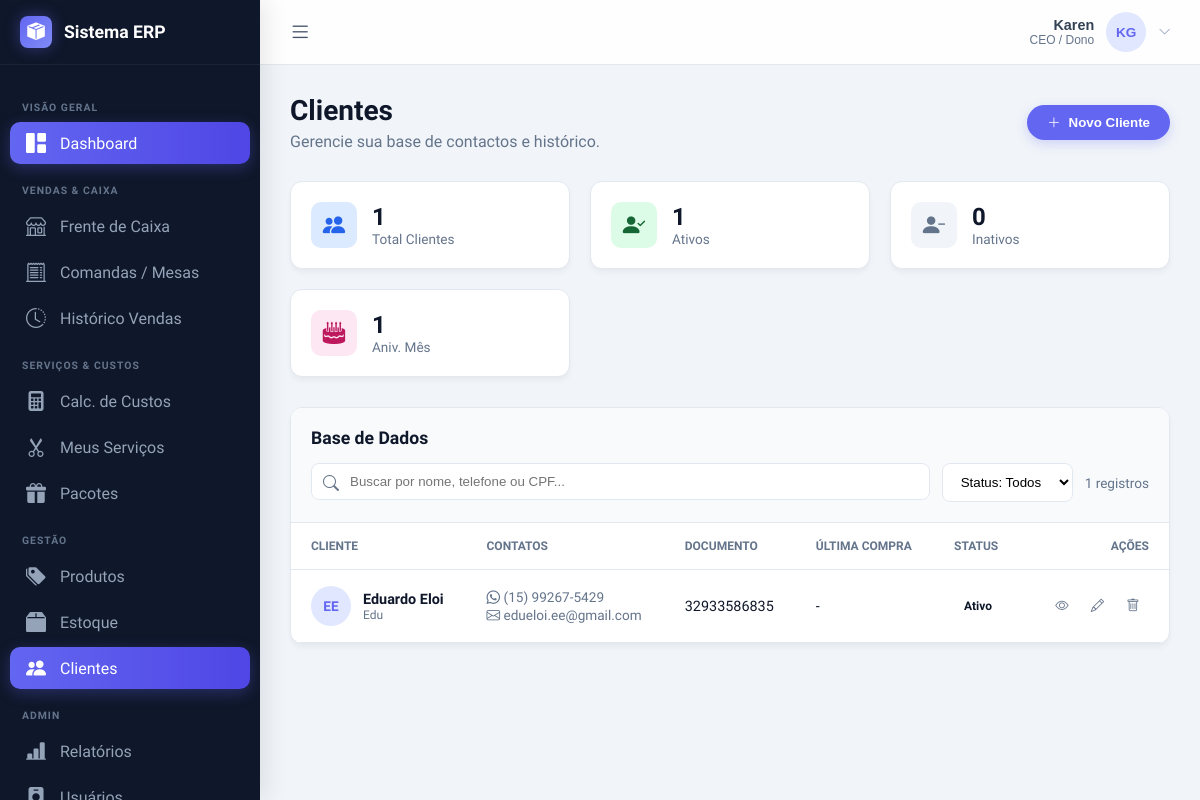
Screenshot of /pages/clientes/index.php (signed in) with the database file from the repository.
### tables this page shows
CREATE TABLE clientes (
    id INTEGER PRIMARY KEY AUTOINCREMENT,
    owner_id INTEGER NOT NULL,
    nome TEXT NOT NULL,
    cpf TEXT,
    email TEXT,
    telefone TEXT,
    endereco TEXT,
    data_cadastro DATETIME DEFAULT CURRENT_TIMESTAMP
, apelido TEXT, whatsapp TEXT, numero TEXT, complemento TEXT, bairro TEXT, uf TEXT, rg TEXT, data_nascimento DATE, cep TEXT, logradouro TEXT, cidade TEXT, observacoes TEXT, ativo INTEGER DEFAULT 1);

### pages/clientes/index.php (the view, shortened to what this page needs)
<?php
require_once '../../includes/banco-dados/db.php';
$owner_id = $_SESSION['user_id'];
include_once '../../includes/menu.php';
$pdo->exec("CREATE TABLE IF NOT EXISTS clientes (
    id INTEGER PRIMARY KEY AUTOINCREMENT,
    nome TEXT NOT NULL,
    apelido TEXT,
    telefone TEXT,
    whatsapp TEXT,
    email TEXT,
    cpf TEXT,
    rg TEXT,
    data_nascimento DATE,
    cep TEXT,
    logradouro TEXT,
    numero TEXT,
    complemento TEXT,
    bairro TEXT,
    cidade TEXT,
    uf TEXT,
    observacoes TEXT,
    ativo INTEGER DEFAULT 1,
    data_cadastro DATETIME DEFAULT CURRENT_TIMESTAMP
)");
$pdo->exec("CREATE TABLE IF NOT EXISTS clientes_compras (
    id INTEGER PRIMARY KEY AUTOINCREMENT,
    cliente_id INTEGER NOT NULL,
    data_compra DATE NOT NULL,
    descricao TEXT,
    valor_total REAL DEFAULT 0,
    canal TEXT,
    FOREIGN KEY(cliente_id) REFERENCES clientes(id) ON DELETE CASCADE
)");
$sql = "SELECT c.*, (SELECT MAX(data_compra) FROM clientes_compras WHERE cliente_id = c.id) as ultima_compra FROM clientes c WHERE c.owner_id = :owner_id ORDER BY c.nome ASC";
$stmtList = $pdo->prepare($sql);
$stmtList->execute([':owner_id' => $owner_id]);
$clientes = $stmtList->fetchAll(PDO::FETCH_ASSOC);
$total = count($clientes);
$ativos = 0; $inativos = 0; $aniversariantes = 0;
$mesAtual = date('m');
foreach($clientes as $c) {
    if($c['ativo']) $ativos++; else $inativos++;
    if($c['data_nascimento'] && date('m', strtotime($c['data_nascimento'])) == $mesAtual) $aniversariantes++;
}
function getInitials($nome) {
    $words = explode(' ', trim($nome));
    $in = mb_substr($words[0], 0, 1);
    if(count($words) > 1) $in .= mb_substr(end($words), 0, 1);
    return strtoupper($in);
}
?>
<!DOCTYPE html>
<html lang="pt-br">
<head>
    <link rel="stylesheet" href="https://cdn.jsdelivr.net/npm/bootstrap-icons@1.11.3/font/bootstrap-icons.css">
</head>
<body>
<main>
    <div class="page-header">
        <div>
            <h1>Clientes</h1>
            <p>Gerencie sua base de contactos e histórico.</p>
        </div>
        <button class="btn-primary" onclick="abrirModal()">
            <i class="bi bi-plus-lg"></i> Novo Cliente
        </button>
    </div>
    <div class="kpi-grid">
        <div class="kpi-card">
            <div class="kpi-icon icon-blue"><i class="bi bi-people-fill"></i></div>
            <div class="kpi-info"><h3><?php echo $total; ?></h3><span>Total Clientes</span></div>
        </div>
        <div class="kpi-card">
            <div class="kpi-icon icon-green"><i class="bi bi-person-check-fill"></i></div>
            <div class="kpi-info"><h3><?php echo $ativos; ?></h3><span>Ativos</span></div>
        </div>
        <div class="kpi-card">
            <div class="kpi-icon icon-gray"><i class="bi bi-person-dash-fill"></i></div>
            <div class="kpi-info"><h3><?php echo $inativos; ?></h3><span>Inativos</span></div>
        </div>
        <div class="kpi-card">
            <div class="kpi-icon icon-pink"><i class="bi bi-cake2-fill"></i></div>
            <div class="kpi-info"><h3><?php echo $aniversariantes; ?></h3><span>Aniv. Mês</span></div>
        </div>
    </div>
    <div class="content-panel">
        <div class="panel-header">
            <div style="font-weight:600; font-size:1.1rem; margin-bottom:10px;">Base de Dados</div>
            <div class="filters">
                <div class="search-box">
                    <i class="bi bi-search"></i>
                    <input type="text" id="inputBusca" placeholder="Buscar por nome, telefone ou CPF...">
                </div>
                <select id="filtroStatus" class="filter-select">
                    <option value="">Status: Todos</option>
                </select>
                <div style="margin-left:auto; align-self:center; font-size:0.85rem; color:var(--text-muted);">
                    <span id="contador"><?php echo $total; ?></span> registros
                </div>
            </div>
        </div>
        <div class="table-responsive">
            <table class="styled-table" id="tabelaClientes">
                <thead>
                    <tr>
                        <th>Cliente</th>
                        <th>Contatos</th>
                        <th>Documento</th>
                        <th>Última Compra</th>
                        <th>Status</th>
                        <th style="text-align:right">Ações</th>
                    </tr>
                </thead>
                <tbody>
                    <?php foreach($clientes as $c):
                        $status = $c['ativo'] ? 'ativo' : 'inativo';
                        $statusLabel = $c['ativo'] ? 'Ativo' : 'Inativo';
                        $doc = $c['cpf'] ?: ($c['rg'] ?: '-');
                        $lastBuy = $c['ultima_compra'] ? date('d/m/Y', strtotime($c['ultima_compra'])) : '-';
                        $searchData = strtolower($c['nome'] . ' ' . $c['telefone'] . ' ' . $c['cpf']);
                    ?>
                    <tr class="item-row" data-search="<?php echo $searchData; ?>" data-status="<?php echo $status; ?>">
                        <td data-label="Cliente">
                            <div class="client-info">
                                <div class="avatar-circle"><?php echo getInitials($c['nome']); ?></div>
                                <div>
                                    <div style="font-weight:600;"><?php echo htmlspecialchars($c['nome']); ?></div>
                                    <small style="color:var(--text-muted);"><?php echo htmlspecialchars($c['apelido'] ?? ''); ?></small>
                                </div>
                            </div>
                        </td>
                        <td data-label="Contatos">
                            <div style="display:flex; flex-direction:column; gap:2px; font-size:0.85rem;">
                                <?php if($c['whatsapp']): ?>
                                    <span style="color:var(--text-muted)"><i class="bi bi-whatsapp"></i> <?php echo $c['whatsapp']; ?></span>
                                <?php elseif($c['telefone']): ?>
                                    <span style="color:var(--text-muted)"><i class="bi bi-telephone"></i> <?php echo $c['telefone']; ?></span>
                                <?php endif; ?>
                                <?php if($c['email']): ?>
                                    <span style="color:var(--text-muted)"><i class="bi bi-envelope"></i> <?php echo $c['email']; ?></span>
                                <?php endif; ?>
                            </div>
                        </td>
                        <td data-label="Documento"><?php echo htmlspecialchars($doc); ?></td>
                        <td data-label="Última Compra"><?php echo $lastBuy; ?></td>
                        <td data-label="Status">
                            <span class="badge <?php echo $status; ?>"><?php echo $statusLabel; ?></span>
                        </td>
                        <td data-label="Ações" style="text-align:right;">
                            <button class="btn-icon" title="Ver Detalhes" onclick="verDetalhes(<?php echo $c['id']; ?>)">
                                <i class="bi bi-eye"></i>
                            </button>
                            <button class="btn-icon" title="Editar" onclick="editar(<?php echo $c['id']; ?>)">
                                <i class="bi bi-pencil"></i>
                            </button>
                            <button class="btn-icon del" title="Excluir" onclick="excluir(<?php echo $c['id']; ?>)">
                                <i class="bi bi-trash"></i>
                            </button>
                        </td>
                    </tr>
                    <?php endforeach; ?>
                </tbody>
            </table>
        </div>
    </div>
</main>
</body>
</html>

### includes/menu.php (style rules this page uses)
:root { --sidebar-width: 260px; --sidebar-collapsed-width: 70px; --header-height: 64px; --primary: #6366f1; --primary-dark: #4f46e5; --sidebar-bg: #0f172a; --navbar-bg: rgba(255, 255, 255, 0.9); --text-sidebar: #94a3b8; --text-sidebar-hover: #f8fafc; --body-bg: #f1f5f9; --transition-speed: 0.3s; }
body { margin: 0; padding-top: var(--header-height); padding-left: var(--sidebar-width); font-family: 'Plus Jakarta Sans', sans-serif; background-color: var(--body-bg); transition: padding-left var(--transition-speed) ease; }
.avatar-circle { width: 38px; height: 38px; background: #e0e7ff; color: var(--primary); font-weight: 700; border-radius: 50%; display: flex; align-items: center; justify-content: center; }

### pages/clientes/index.php (style rules this page uses)
:root { --primary: #6366f1; --primary-light: #e0e7ff; --surface: #ffffff; --bg-body: #f1f5f9; --text-main: #0f172a; --text-muted: #64748b; --border: #e2e8f0; --radius: 12px; --shadow: 0 4px 6px -1px rgba(0, 0, 0, 0.05); }
body { font-family: 'Plus Jakarta Sans', sans-serif; background: var(--bg-body); color: var(--text-main); margin: 0; padding-bottom: 40px; }
main { padding: 30px; max-width: 1400px; margin: 0 auto; }
.page-header { display: flex; justify-content: space-between; align-items: center; margin-bottom: 30px; flex-wrap: wrap; gap: 15px; }
.page-header h1 { margin: 0; font-size: 1.75rem; font-weight: 700; }
.page-header p { margin: 5px 0 0; color: var(--text-muted); }
.btn-primary { background: var(--primary); color: white; border: none; padding: 10px 20px; border-radius: 99px; font-weight: 600; cursor: pointer; display: flex; align-items: center; gap: 8px; transition: 0.2s; box-shadow: 0 4px 12px rgba(99,102,241,0.25); }
.kpi-grid { display: grid; grid-template-columns: repeat(auto-fit, minmax(220px, 1fr)); gap: 20px; margin-bottom: 30px; }
.kpi-card { background: var(--surface); padding: 20px; border-radius: var(--radius); box-shadow: var(--shadow); border: 1px solid var(--border); display: flex; align-items: center; gap: 15px; }
.kpi-icon { width: 46px; height: 46px; border-radius: 10px; display: flex; align-items: center; justify-content: center; font-size: 1.4rem; }
.icon-blue { background: #dbeafe; color: #2563eb; }
.icon-green { background: #dcfce7; color: #166534; }
.icon-gray { background: #f1f5f9; color: #64748b; }
.icon-pink { background: #fce7f3; color: #be185d; }
.kpi-info h3 { margin: 0; font-size: 1.5rem; font-weight: 700; }
.kpi-info span { font-size: 0.85rem; color: var(--text-muted); }
.content-panel { background: var(--surface); border-radius: var(--radius); border: 1px solid var(--border); box-shadow: var(--shadow); overflow: hidden; }
.panel-header { padding: 20px; background: #f8fafc; border-bottom: 1px solid var(--border); }
.filters { display: flex; gap: 12px; flex-wrap: wrap; margin-top: 15px; }
.search-box { flex: 1; min-width: 250px; position: relative; }
.search-box input { width: 100%; padding: 10px 12px 10px 38px; border-radius: 8px; border: 1px solid var(--border); outline: none; }
.search-box i { position: absolute; left: 12px; top: 50%; transform: translateY(-50%); color: var(--text-muted); }
.filter-select { padding: 10px 14px; border-radius: 8px; border: 1px solid var(--border); background: white; cursor: pointer; }
.table-responsive { width: 100%; overflow-x: auto; }
.styled-table { width: 100%; border-collapse: collapse; }
.styled-table th { text-align: left; padding: 16px 20px; color: var(--text-muted); font-size: 0.75rem; text-transform: uppercase; font-weight: 700; border-bottom: 1px solid var(--border); }
.styled-table td { padding: 16px 20px; border-bottom: 1px solid var(--border); color: var(--text-main); font-size: 0.9rem; vertical-align: middle; }
.client-info { display: flex; align-items: center; gap: 12px; }
.avatar-circle { width: 40px; height: 40px; border-radius: 50%; background: var(--primary-light); color: var(--primary); font-weight: 700; display: flex; align-items: center; justify-content: center; font-size: 0.85rem; flex-shrink: 0; }
.badge { padding: 4px 10px; border-radius: 20px; font-size: 0.75rem; font-weight: 600; }
.btn-icon { background: none; border: none; cursor: pointer; color: var(--text-muted); width: 32px; height: 32px; border-radius: 6px; transition: 0.2s; }

### rows the page displays
clientes: nome "EE", nome "Eduardo Eloi", apelido "Edu", whatsapp "(15) 99267-5429", email "edueloi.ee@gmail.com", cpf "32933586835", lastBuy "-", ativo "Ativo"

### other values shown
$firstName "Karen"
$userRole "CEO / Dono"
$iniciais "KG"
$total "1"
$ativos "1"
$inativos "0"
$aniversariantes "1"
